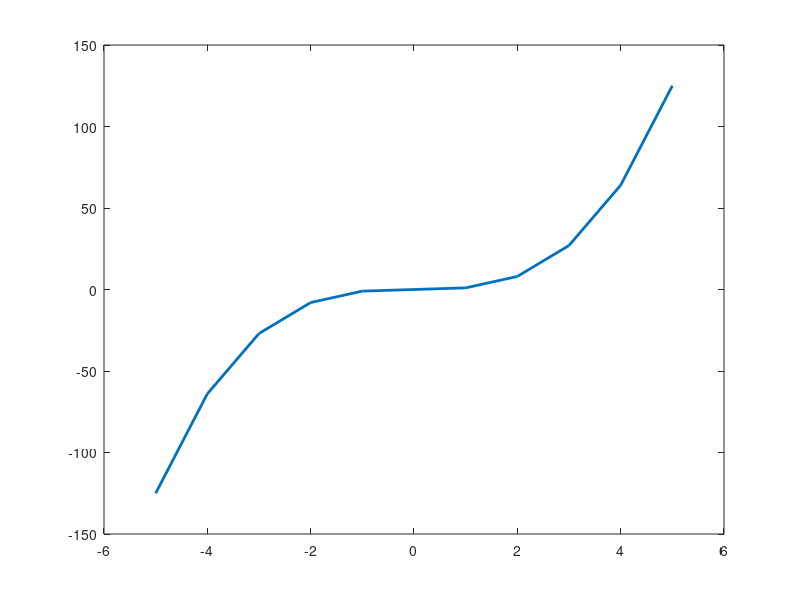

Here is the MATLAB script that generated this plot:
%SIMPSON
a= -5;
b = 5;
n = 10;
dx = (b-a)/n;

f =@(x) x.^3;
 xr = a:dx:b;
 plot(xr,f(xr),'-','LineWidth',2)

x = a:dx:b;

integral = 0;
for j=1:n
   y0 = f(x(j)); 
   %y1 = (f(x(j)+f(x(j+1))/2; ESTO ESTA MAL
   y1 =  f(x(j) + dx/2);
   y2 = f(x(j+1));
   p =  dx * (1*y0 + 4*y1 + 1*y2)/ 6;
   integral = integral + p;
end
